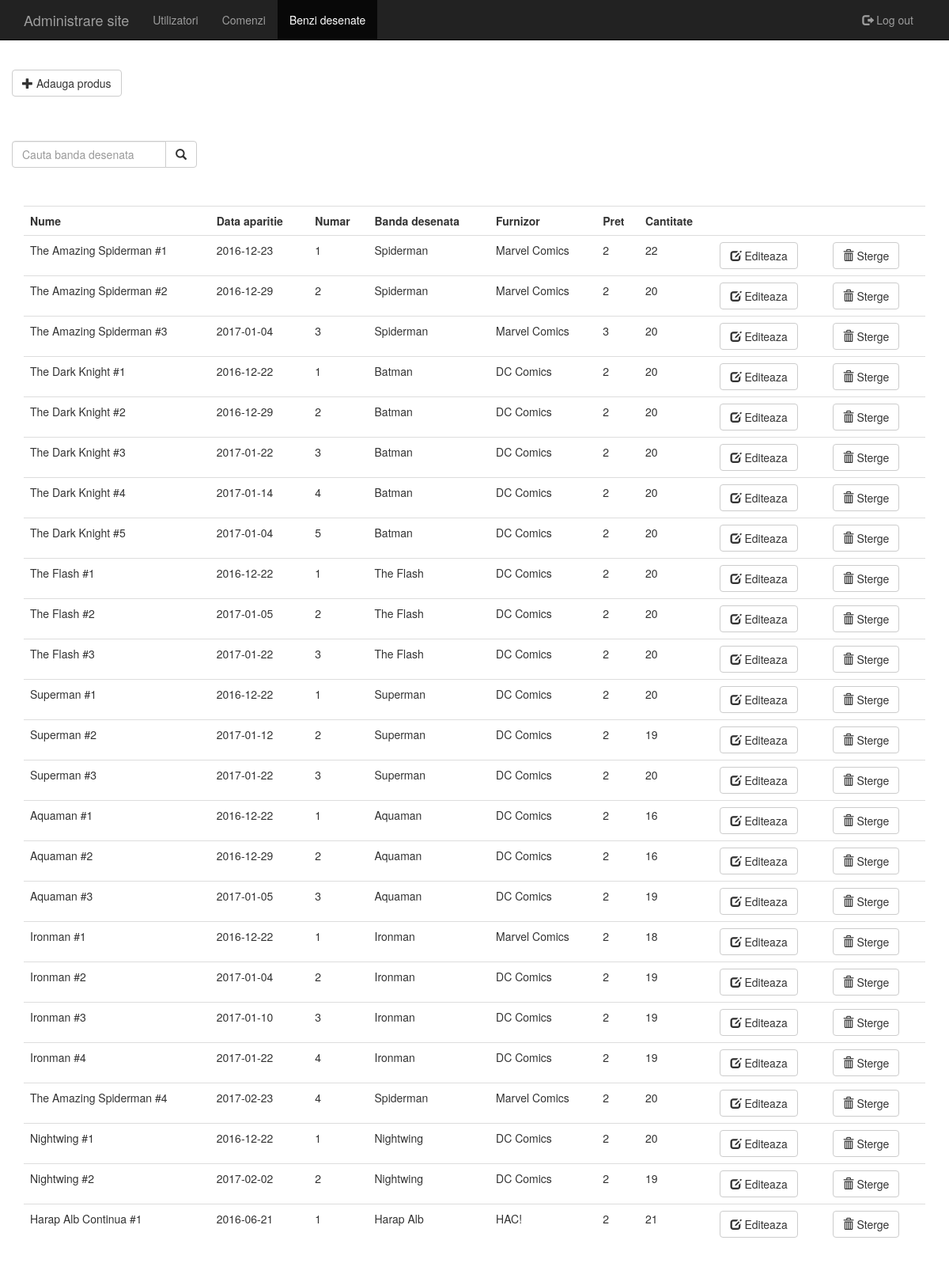
Page /banda_desenata.php on the committed database.
### tables this page shows
CREATE TABLE `numere` (
  `id_nr` int(11) NOT NULL,
  `id_bd` int(11) NOT NULL,
  `id_furnizor` int(11) NOT NULL,
  `nume_numar` varchar(55) NOT NULL,
  `issue_nr` int(11) NOT NULL,
  `data_aparitie` date NOT NULL,
  `pret` int(11) NOT NULL,
  `cantitate` int(11) NOT NULL
);

CREATE TABLE `banda_desenata` (
  `id_bd` int(11) NOT NULL,
  `nume_bd` varchar(55) NOT NULL,
  `gen` varchar(55) NOT NULL,
  `nr_issues` int(11) NOT NULL
);

CREATE TABLE `furnizor` (
  `id_furnizor` int(11) NOT NULL,
  `nume_furnizor` varchar(55) NOT NULL
);

### banda_desenata.php (the view, shortened to what this page needs)
<!DOCTYPE html>
<html>
	<head>
		<link href="css/bootstrap.min.css" rel="stylesheet">
	</head>
	<body>
	<div class="row">
	<nav class ="navbar navbar-inverse navbar-fixed-top">
		<div class="container-fluid">
			<div class="col-md-10">
				<div class="navbar-header">
					<a class="navbar-brand" href="admin.php">Administrare site</a>
				</div>
				<ul class="nav navbar-nav">
					<li><a href="users.php">Utilizatori</a></li>
					<li><a href="comenzi.php">Comenzi</a></li>
					<li class="active"><a href="banda_desenata.php">Benzi desenate</a></li>
				</ul>
			</div>
			<div class="col-md-2">
				<div class="navbar-header pull-right">
					<ul class="nav navbar-nav pull-right">
						<li class="pull-right"><a class="nav navbar-nav" href="logout.php">
						<span class="glyphicon glyphicon-log-out"></span> Log out</a></li>
					</ul>
				</div>
			</div>
		</div>
	</nav>
	</div>
	<br></br>
	<br></br>
	<div class="row container">
		<form class="navbar-form" action="add_comic.php">
			<button type="submit" class="btn btn-default">
			<span class="glyphicon glyphicon-plus"></span> Adauga produs</button>
		</form>
	</div>
	<br></br>
	<div class="row container">
		<form class="navbar-form" action="banda_desenata.php" method="POST">
				<div class="input-group">
					<input type="text" class="form-control" placeholder="Cauta banda desenata" name="comic" required="required">
					<div class="input-group-btn">
						<button type="submit" class="btn btn-default">
							<i class="glyphicon glyphicon-search"></i>
						</button>
					</div>
				</div>
		</form>
	</div>
	<br></br>
	</body>
</html>
<?php
	$link = mysqli_connect("localhost", "root");
	mysqli_select_db($link, "database") or die("Cannot connect to database!");
	if($_SERVER['REQUEST_METHOD'] == "POST")
	{
		$comic_searched = mysqli_real_escape_string($link, $_POST['comic']);
		$query = mysqli_query($link,
		"SELECT id_nr,nume_numar,issue_nr,data_aparitie,nume_bd,nume_furnizor,pret,cantitate
		FROM numere JOIN banda_desenata ON numere.id_bd=banda_desenata.id_bd
		JOIN furnizor ON furnizor.id_furnizor=numere.id_furnizor
		WHERE banda_desenata.nume_bd REGEXP '^$comic_searched.*' ORDER BY id_nr");
		$exists = mysqli_num_rows($query);
		if($exists > 0)
		{
			Print "<div class='container'>
						<table class='table'>
						<tr>
							<th>Nume</th>
							<th>Data aparitie</th>
							<th>Numar</th>
							<th>Banda desenata</th>
							<th>Furnizor</th>
							<th>Pret</th>
							<th>Cantitate</th>
							<th></th>
							<th></th>
						</tr>";
			while($row = mysqli_fetch_array($query, MYSQLI_ASSOC))
			{
					Print "<tr>";
					Print '<td>' . $row['nume_numar'] . '</td>';
					Print '<td>' . $row['data_aparitie'] . '</td>';
					Print '<td>' . $row['issue_nr'] . '</td>';
					Print '<td>' . $row['nume_bd'] . '</td>';
					Print '<td>' . $row['nume_furnizor'] . '</td>';
					Print '<td>' . $row['pret'] . '</td>';
					Print '<td>' . $row['cantitate'] . '</td>';
					Print '<td>
								<a href="#" onclick="edit_comic('.$row['id_nr'].')" class="btn btn-default">
								<span class="glyphicon glyphicon-edit"></span> Editeaza</a>
						   </td>';
					Print '<td>
								<a href="#" onclick="delete_comic('.$row['id_nr'].')" class="btn btn-default">
								<span class="glyphicon glyphicon-trash"></span> Sterge</a>
						   </td>';
				Print "</tr>";
			}
			Print "</table>
			</div>
			<br></br>";
		}
		else
		{
			Print "<div class='row'>
						<div class='col-md-1'></div>
						<div class='col-md-11'>
							<p class='nav nav-tab'>No comics with name $comic_searched found.</p>
						</div>
				   </div>";
		}
	}
	else
	{
		Print "<div class='container'>
					<table class='table'>
					<tr>
						<th>Nume</th>
						<th>Data aparitie</th>
						<th>Numar</th>
						<th>Banda desenata</th>
						<th>Furnizor</th>
						<th>Pret</th>
						<th>Cantitate</th>
						<th></th>
						<th></th>
					</tr>";
			$query = mysqli_query($link,
			"SELECT id_nr,nume_numar,issue_nr,data_aparitie,nume_bd,nume_furnizor,pret,cantitate
			FROM numere,banda_desenata,furnizor
			WHERE numere.id_bd=banda_desenata.id_bd
			AND furnizor.id_furnizor=numere.id_furnizor ORDER BY id_nr");
			while($row = mysqli_fetch_array($query, MYSQLI_ASSOC))
			{
				Print "<tr>";
					Print '<td>' . $row['nume_numar'] . '</td>';
					Print '<td>' . $row['data_aparitie'] . '</td>';
					Print '<td>' . $row['issue_nr'] . '</td>';
					Print '<td>' . $row['nume_bd'] . '</td>';
					Print '<td>' . $row['nume_furnizor'] . '</td>';
					Print '<td>' . $row['pret'] . '</td>';
					Print '<td>' . $row['cantitate'] . '</td>';
					Print '<td>
								<a href="#" onclick="edit_comic('.$row['id_nr'].')" class="btn btn-default">
								<span class="glyphicon glyphicon-edit"></span> Editeaza</a>
						   </td>';
					Print '<td>
								<a href="#" onclick="delete_comic('.$row['id_nr'].')" class="btn btn-default">
								<span class="glyphicon glyphicon-trash"></span> Sterge</a>
						   </td>';
				Print "</tr>";
			}
		Print "</table></div><br></br>";
	}
?>

### rows in the picture
numere: nume_numar "The Amazing Spiderman #1", data_aparitie "2016-12-23", issue_nr "1", id_bd.nume_bd "Spiderman", id_furnizor.nume_furnizor "Marvel Comics", pret "2", cantitate "22"
numere: nume_numar "The Amazing Spiderman #2", data_aparitie "2016-12-29", issue_nr "2", id_bd.nume_bd "Spiderman", id_furnizor.nume_furnizor "Marvel Comics", pret "2", cantitate "20"
numere: nume_numar "The Amazing Spiderman #3", data_aparitie "2017-01-04", issue_nr "3", id_bd.nume_bd "Spiderman", id_furnizor.nume_furnizor "Marvel Comics", pret "3", cantitate "20"
numere: nume_numar "The Dark Knight #1", data_aparitie "2016-12-22", issue_nr "1", id_bd.nume_bd "Batman", id_furnizor.nume_furnizor "DC Comics", pret "2", cantitate "20"
numere: nume_numar "The Dark Knight #2", data_aparitie "2016-12-29", issue_nr "2", id_bd.nume_bd "Batman", id_furnizor.nume_furnizor "DC Comics", pret "2", cantitate "20"
numere: nume_numar "The Dark Knight #3", data_aparitie "2017-01-22", issue_nr "3", id_bd.nume_bd "Batman", id_furnizor.nume_furnizor "DC Comics", pret "2", cantitate "20"
numere: nume_numar "The Dark Knight #4", data_aparitie "2017-01-14", issue_nr "4", id_bd.nume_bd "Batman", id_furnizor.nume_furnizor "DC Comics", pret "2", cantitate "20"
numere: nume_numar "The Dark Knight #5", data_aparitie "2017-01-04", issue_nr "5", id_bd.nume_bd "Batman", id_furnizor.nume_furnizor "DC Comics", pret "2", cantitate "20"
numere: nume_numar "The Flash #1", data_aparitie "2016-12-22", issue_nr "1", id_bd.nume_bd "The Flash", id_furnizor.nume_furnizor "DC Comics", pret "2", cantitate "20"
numere: nume_numar "The Flash #2", data_aparitie "2017-01-05", issue_nr "2", id_bd.nume_bd "The Flash", id_furnizor.nume_furnizor "DC Comics", pret "2", cantitate "20"
numere: nume_numar "The Flash #3", data_aparitie "2017-01-22", issue_nr "3", id_bd.nume_bd "The Flash", id_furnizor.nume_furnizor "DC Comics", pret "2", cantitate "20"
numere: nume_numar "Superman #1", data_aparitie "2016-12-22", issue_nr "1", id_bd.nume_bd "Superman", id_furnizor.nume_furnizor "DC Comics", pret "2", cantitate "20"
numere: nume_numar "Superman #2", data_aparitie "2017-01-12", issue_nr "2", id_bd.nume_bd "Superman", id_furnizor.nume_furnizor "DC Comics", pret "2", cantitate "19"
numere: nume_numar "Superman #3", data_aparitie "2017-01-22", issue_nr "3", id_bd.nume_bd "Superman", id_furnizor.nume_furnizor "DC Comics", pret "2", cantitate "20"
numere: nume_numar "Aquaman #1", data_aparitie "2016-12-22", issue_nr "1", id_bd.nume_bd "Aquaman", id_furnizor.nume_furnizor "DC Comics", pret "2", cantitate "16"
numere: nume_numar "Aquaman #2", data_aparitie "2016-12-29", issue_nr "2", id_bd.nume_bd "Aquaman", id_furnizor.nume_furnizor "DC Comics", pret "2", cantitate "16"
numere: nume_numar "Aquaman #3", data_aparitie "2017-01-05", issue_nr "3", id_bd.nume_bd "Aquaman", id_furnizor.nume_furnizor "DC Comics", pret "2", cantitate "19"
numere: nume_numar "Ironman #1", data_aparitie "2016-12-22", issue_nr "1", id_bd.nume_bd "Ironman", id_furnizor.nume_furnizor "Marvel Comics", pret "2", cantitate "18"
numere: nume_numar "Ironman #2", data_aparitie "2017-01-04", issue_nr "2", id_bd.nume_bd "Ironman", id_furnizor.nume_furnizor "DC Comics", pret "2", cantitate "19"
numere: nume_numar "Ironman #3", data_aparitie "2017-01-10", issue_nr "3", id_bd.nume_bd "Ironman", id_furnizor.nume_furnizor "DC Comics", pret "2", cantitate "19"
numere: nume_numar "Ironman #4", data_aparitie "2017-01-22", issue_nr "4", id_bd.nume_bd "Ironman", id_furnizor.nume_furnizor "DC Comics", pret "2", cantitate "19"
numere: nume_numar "The Amazing Spiderman #4", data_aparitie "2017-02-23", issue_nr "4", id_bd.nume_bd "Spiderman", id_furnizor.nume_furnizor "Marvel Comics", pret "2", cantitate "20"
numere: nume_numar "Nightwing #1", data_aparitie "2016-12-22", issue_nr "1", id_bd.nume_bd "Nightwing", id_furnizor.nume_furnizor "DC Comics", pret "2", cantitate "20"
numere: nume_numar "Nightwing #2", data_aparitie "2017-02-02", issue_nr "2", id_bd.nume_bd "Nightwing", id_furnizor.nume_furnizor "DC Comics", pret "2", cantitate "19"
numere: nume_numar "Harap Alb Continua #1", data_aparitie "2016-06-21", issue_nr "1", id_bd.nume_bd "Harap Alb", id_furnizor.nume_furnizor "HAC!", pret "2", cantitate "21"
